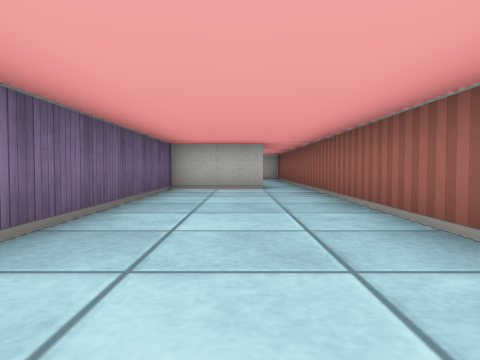
view 1 (above)

24 first-person views from a walk through a cub3D level. The camera is about half as high as the walls, tilts 2° down and sees 70° across. The floor is counted in squares. Each view is taken from the middle of a square. On the plan, view 1 faces up. The plan holds only what a view shows up to about 9 squares ahead; the rest is blank.

view 2
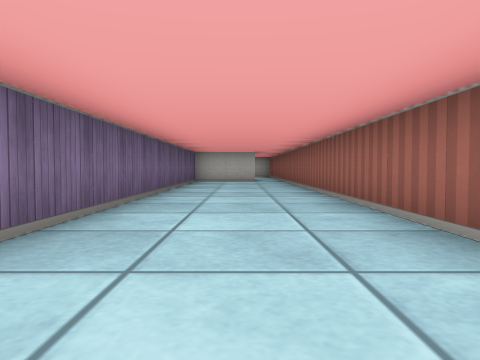

view 3
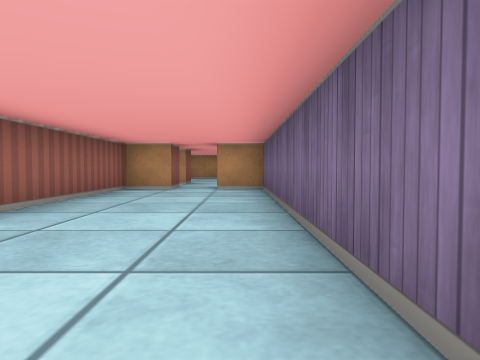

view 4
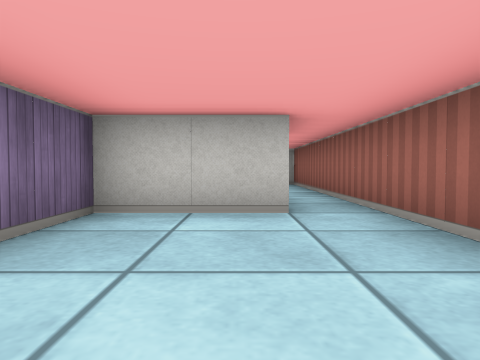

view 5
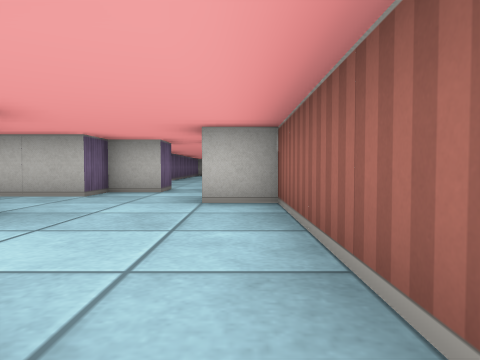

view 6
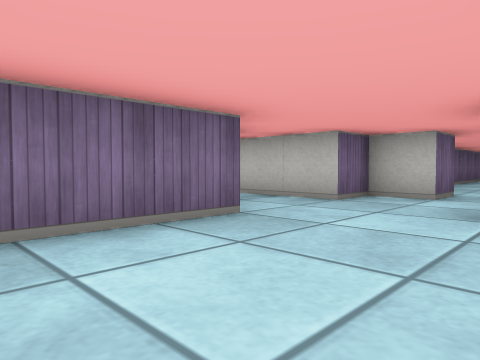

view 7
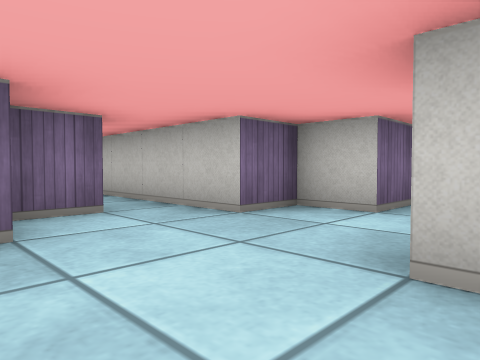

view 8
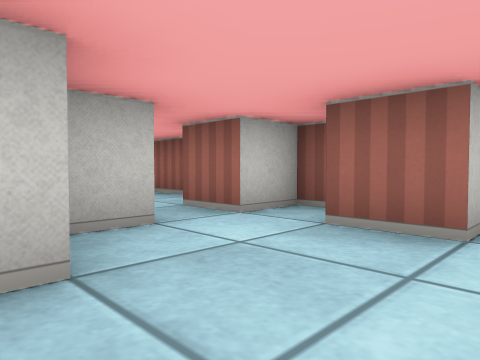

view 9
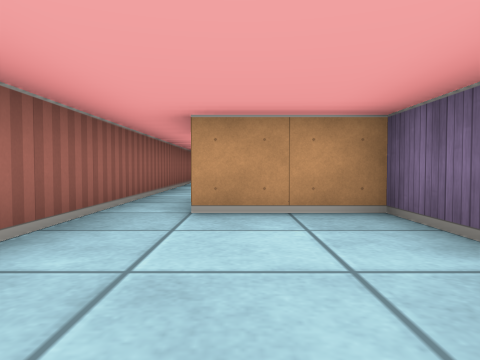

view 10
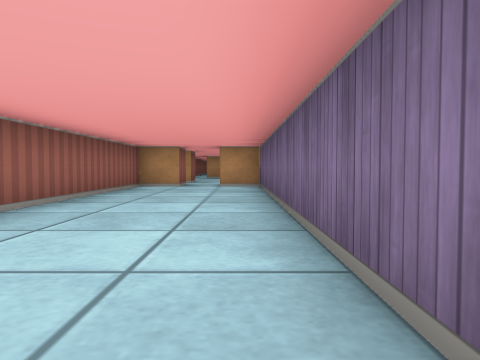

view 11
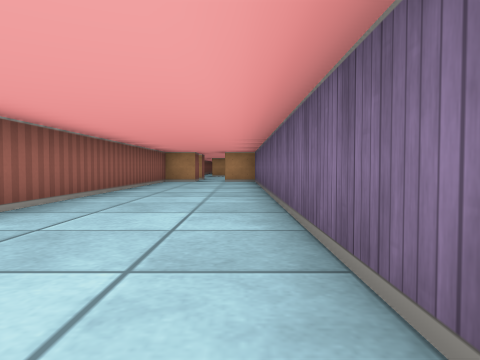

view 12
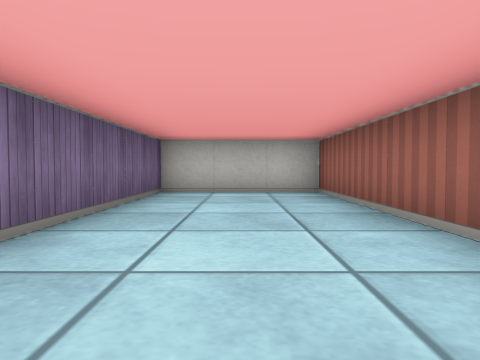

view 13
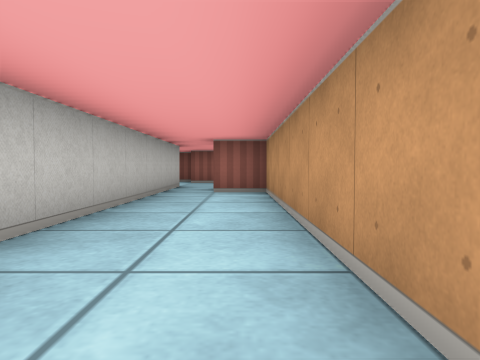

view 14
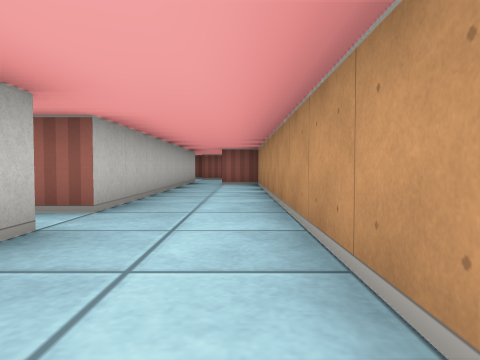

view 15
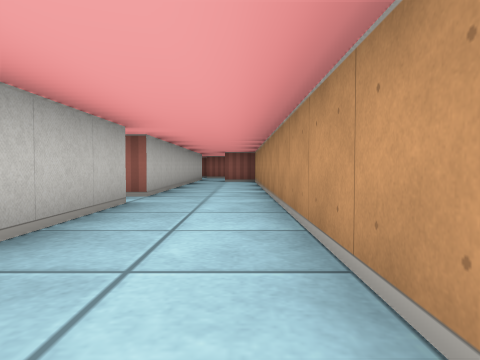

view 16
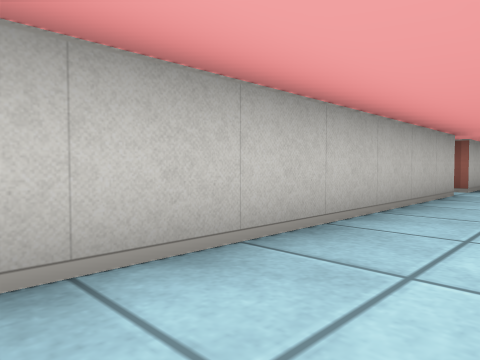

view 17
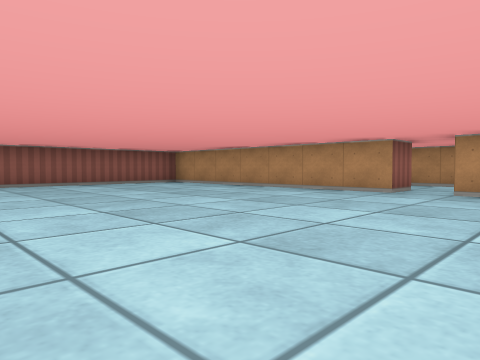

view 18
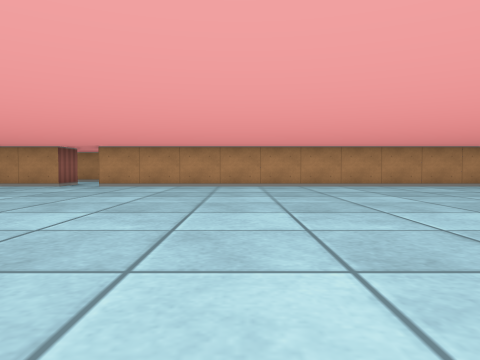

view 19
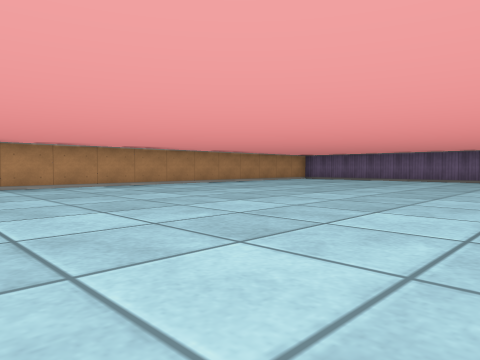

view 20
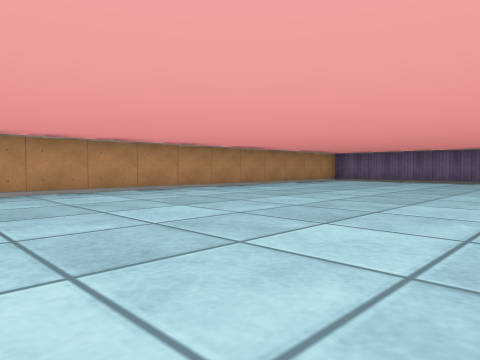

view 21
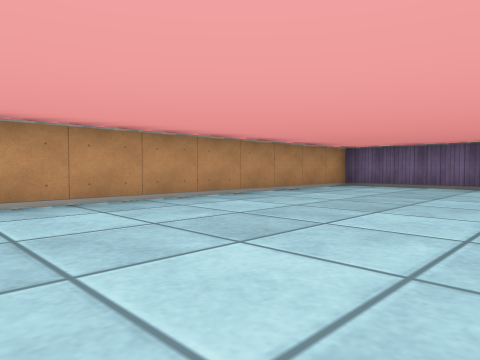

view 22
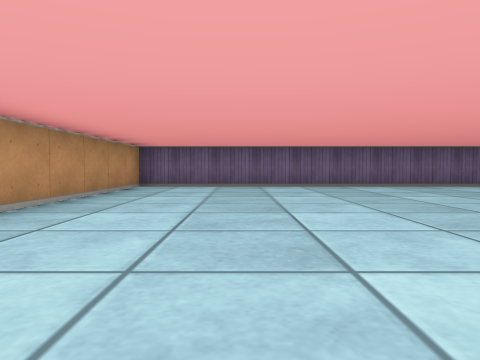

view 23
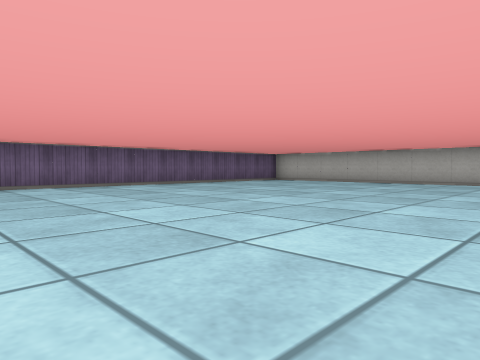

view 24
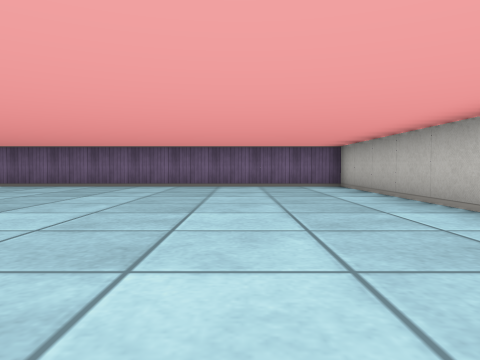

### Floor plan
Points are (right, up) in squares from view 1. A wall is a line through its corners. A room is listed if a view was taken in it or the views show most of it. See-through windows are left out.
Room 1 (views 1, 2, 3, 4, 5)
walls: (0.5, -5.5) (1.5, -5.5) (1.5, 9.5); (0.5, 7.5) (-1.5, 7.5) (-1.5, -5.5) (-0.5, -5.5)
ways out: opening at (1, 8.5) to room 2; opening at (0, -6)
Room 2 (views 6, 7, 8, 9)
walls: (-1.5, 12.6) (-1.5, 9.5) (0.5, 9.5); (1.5, 15) (1.5, 15.5) (0.5, 15.5) (0.5, 16.5); (-2.5, 13.6) (-2.5, 12.6); (-0.5, 16.5) (-0.5, 15.5) (-1.5, 15.5) (-1.5, 14.5) (-3.5, 14.5); (1.5, 9.5) (1.5, 13.5) (0.5, 13.5) (0.5, 14.5)
ways out: opening at (1, 8.5) to room 1; opening at (0, 16) to room 3; opening at (-3, 14) to room 4
Room 3 (views 10, 11, 12)
walls: (0.5, 16.5) (1.5, 16.5) (1.5, 29.5) (-1.5, 29.5) (-1.5, 16.5) (-0.5, 16.5)
ways out: opening at (0, 16) to room 2
Room 4 (views 13, 14, 15, 16)
walls: (-14.4, 12.5) (-3.5, 12.5) (-3.5, 13.5); (-10.5, 14.5) (-16.8, 14.5); (-3.5, 14.5) (-9.5, 14.5) (-9.5, 15.5)
ways out: opening at (-3, 14) to room 2; opening at (-10, 15) to room 5
Room 5 (views 17, 18, 19, 20, 21, 22, 23, 24)
walls: (-20.8, 29.5) (-27.5, 29.5) (-27.5, 15.5) (-10.5, 15.5); (-9.5, 15.5) (-5.8, 15.5); (-2.5, 18.8) (-2.5, 20.4)
ways out: opening at (-10, 15) to room 4

Where each view was taken, in squares from view 1:
view 1: 0 up, 0 right, facing up
view 2: 4 down, 0 right, facing up
view 3: 2 up, 1 left, facing down
view 4: 4 up, 0 right, facing up
view 5: 9 up, 1 right, facing up
view 6: 10 up, 1 right, facing up-left
view 7: 12 up, 1 right, facing up-left
view 8: 13 up, 2 left, facing up-right
view 9: 13 up, 0 right, facing down
view 10: 25 up, 1 left, facing down
view 11: 28 up, 1 left, facing down
view 12: 23 up, 0 right, facing up
view 13: 13 up, 10 left, facing right
view 14: 13 up, 13 left, facing right
view 15: 13 up, 15 left, facing right
view 16: 13 up, 17 left, facing up-right
view 17: 22 up, 12 left, facing down-right
view 18: 24 up, 14 left, facing down
view 19: 24 up, 15 left, facing down-left
view 20: 22 up, 16 left, facing down-left
view 21: 20 up, 19 left, facing down-left
view 22: 18 up, 19 left, facing left
view 23: 19 up, 19 left, facing up-left
view 24: 27 up, 19 left, facing left
